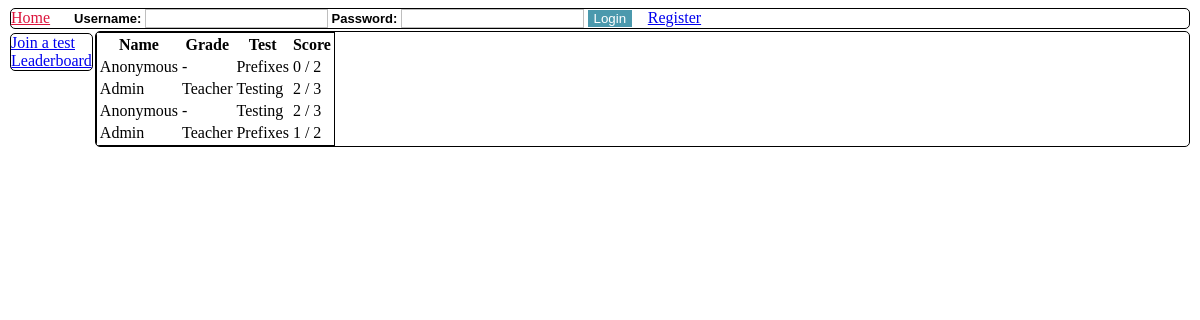
The page /leaderboard on the database as committed earlier.
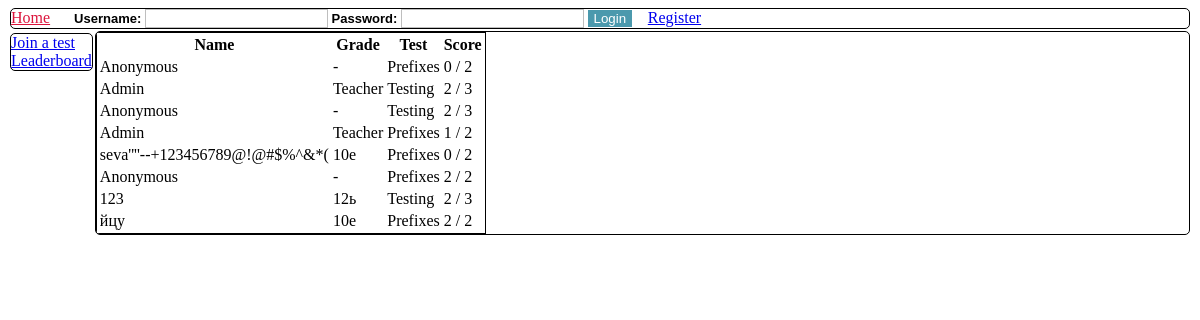
The same page on the database as committed later.
### orm.py (models this page shows)
class BaseModel(Model):
    class Meta:
        database = db

class Record(BaseModel):
    name = TextField()
    score = IntegerField()
    test = ForeignKeyField(Test, backref="done")
    user = ForeignKeyField(User, backref="records")

class User(BaseModel):
    username = TextField()
    username.unique = True
    name = TextField()
    grade = TextField()
    password = TextField()

class Test(BaseModel):
    name = TextField()

### app.py (the view)
@app.route("/leaderboard")
def page_leaderboard():
    with db.atomic():
        model = Record.select()
    return render_template("p_leaderboard.html", model=model, len=len)

### app.py (called while the page is built)
@app.before_request
def before_request():
    db.connect()

@app.after_request
def after_request(response):
    db.close()
    return response

### templates/p_leaderboard.html
{% extends "t_base.html" %}
{% block content %}
    <table>
        <tr>
            <th> Name </th>
            <th> Grade</th>
            <th> Test </th>
            <th> Score </th>
        </tr>
        {% for i in model %}
        <tr>
            <td>{{ i.user.name }}</td>
            <td>{{ i.user.grade }}</td>
            <td>{{ i.test.name }}</td>
            <td>{{ i.score }} / {{ len(i.test.questions) }}</td>
        </tr>
        {% endfor %}
    </table>
{% endblock %}

### templates/t_base.html (shortened to what this page needs)
<!DOCTYPE html>
<html lang="en">
<head>
    {% block head %}
        <link rel="stylesheet" href="{{ url_for('static', filename='style.css') }}"/>
        <link rel="stylesheet" href="{{ url_for('static', filename='jqui/jquery-ui.min.css') }}"/>
    {% endblock %}
</head>
<body>
<div id="header" class="bordered">
    {% block header %}
        <a href="{{ url_for('page_home') }}" id="logo" class="left">Home</a>
        <span id="header-right">
        {% if 'user' in session %}
            <span>You are {{ session['user'] }}</span>
            {% if session['user'] == 'admin' %}
                <a href="{{ url_for('page_admin_tests') }}">Edit tests</a>
            {% endif %}
            <a href="{{ url_for('action_logout') }}"> Logout </a>
        {% else %}
            <form action="{{ url_for('action_login') }}" style="display: inline" class=form-style-1  method="post">
                <label for="user">Username: </label><input type="text" id="user" name="user">
                <label for="password">Password: </label><input type="password" id="password" name="password">
            <input type="submit" value="Login">
            </form>
            <a href="{{ url_for("page_register") }}">Register</a>
        {% endif %}
        </span>
    {% endblock %}
</div>
<div id="sidebar" class="bordered">
    {% block sidebar %}
        <ul>
            <li><a href="{{ url_for('page_take_test') }}"> Join a test </a></li>
            <li><a href="{{ url_for('page_leaderboard') }}"> Leaderboard </a></li>
        </ul>
    {% endblock %}
</div>
<div id="content" class="bordered">
    {% block content %}
    {% endblock %}
</div>
</body>
</html>

### static/style.css (style rules this page uses)
.bordered { border-style: solid; border-width: 1px; border-radius: 5px; margin: 2px; overflow: auto; }
#header { float: top; line-height: normal; }
#sidebar { float: left; }
#header > a#logo { color: crimson; }
#sidebar > ul { margin: 0; padding: 0; }
table { border: solid black 1px; }

Rows that differ between the two databases and show on the page:
added Record: user.name "seva''''--+123456789@!@#$%^&*(", user.grade "10е", test.name "Prefixes", score "0", {{ len(i.test.questions) }} "2"
added Record: user.name "Anonymous", user.grade "-", test.name "Prefixes", score "2", {{ len(i.test.questions) }} "2"
added Record: user.name "123", user.grade "12ь", test.name "Testing", score "2", test "3"
added Record: user.name "йцу", user.grade "10е", test.name "Prefixes", score "2", {{ len(i.test.questions) }} "2"
